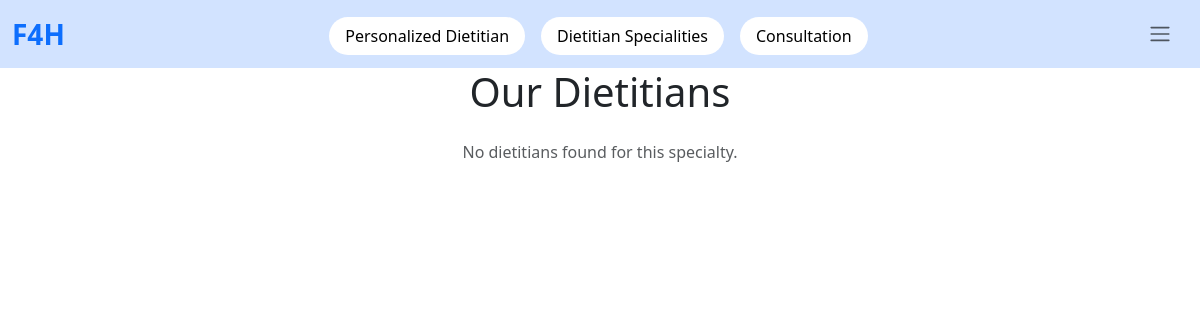
The app's page /user/dietitians/Sports Diatitian/ (signed in), older data.
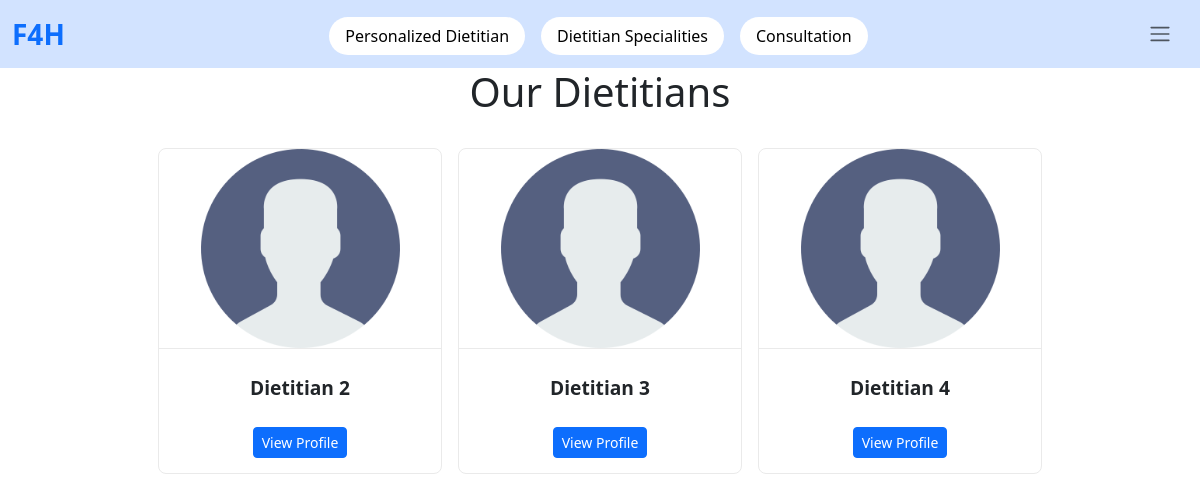
The same page, newer data.
### users_account/models.py (models this page shows, shortened)
class Accounts(AbstractUser):
    email = models.EmailField(unique=True)
    username = models.CharField(max_length=55, unique=True)
    role = models.CharField(choices=ROLE_CHOICE, default='user', max_length=100)
    @property
    def is_profile_complete(self):
        if self.role == 'user' and hasattr(self, 'user_profile'):
            return self.user_profile.is_profile_complete()
        elif self.role == 'dietitian' and hasattr(self, 'dietitian_profile'):
            return self.dietitian_profile.is_profile_complete()
        return False  # If no matching role or profile exists

class Dietitian_Profile(models.Model):
    user = models.OneToOneField(Accounts, on_delete=models.CASCADE)
    full_name = models.CharField(max_length=100, null=False, blank=False)
    photo = models.ImageField(upload_to='dietitian_photos', default='assets/profile.png')
    qualifications = models.TextField(null=False, blank=False)
    experience_years = models.PositiveIntegerField(null=True, blank=True)
    specialties = models.ManyToManyField(Specialties)
    certificate = models.FileField(upload_to="dietitian_certificates",null=True, blank=True)
    bio = models.TextField(null=True, blank=True)
    available = models.BooleanField(default=True)
    verified = models.BooleanField(default=False)

### public_user/views.py (the view)
# urls.py: path('dietitians/<str:speciality>/', Dietitians, name="dietitians"),
def Dietitians(req, speciality):
    dietitians = Accounts.objects.filter(role='dietitian', dietitian_profile__specialties__name__icontains=speciality).exclude(dietitian_profile__verified=False)
    return render(req, "dietitian_list.html", {'dietitians': dietitians})

### public_user/templates/dietitian_list.html (shortened to what this page needs)
{% extends "base.html" %}
{% block content %}
    <h1 class="text-center mb-4">Our Dietitians</h1>
    <div class="row d-flex justify-content-center m-0">
        {% for dietitian in dietitians %}
        <div class="col-12 col-md-4 col-lg-3 p-2">
            <div class="dietitian-card">
                <img src="{{ dietitian.dietitian_profile.photo.url }}" class="dietitian-photo" alt="Dietitian Photo">
                <div class="dietitian-info text-center">
                    <p class="dietitian-name">{{ dietitian.dietitian_profile.full_name }}</p>
                    <a href="{% url 'dietitian_details' dietitian.id %}" class="btn btn-primary btn-sm mt-2">View Profile</a>
                </div>
            </div>
        </div>
        {% empty %}
        <div class="col-12">
            <p class="text-center text-muted">No dietitians found for this specialty.</p>
        </div>
        {% endfor %}
    </div>
{% endblock content %}

### templates/base.html (shortened to what this page needs)
<html lang="en">
  <head>
    <link
      href="https://cdn.jsdelivr.net/npm/bootstrap@5.3.2/dist/css/bootstrap.min.css"
      rel="stylesheet"
    />
    <link
      rel="stylesheet"
      href="https://cdnjs.cloudflare.com/ajax/libs/font-awesome/6.6.0/css/all.min.css"
    />
  </head>
  <body>
    <nav class="navbar navbar-expand-lg navbar-light" style="background-color: rgb(210, 227, 255);">
      <div class="container-fluid">
        <a class="navbar-brand fw-bold text-primary fs-3" href="{% url "home" %}">F4H</a>
        <div class="collapse navbar-collapse" id="navbarContent">
          <ul class="navbar-nav mx-auto my-2 mb-lg-0">
            <li class="nav-item me-3 mb-1">
              <a class="dropdown-btn px-3 py-2" href="{% url "personalized_dietition" %}">Personalized Dietitian</a>
            </li>
            <li class="nav-item me-3 mb-1">
              <a class="dropdown-btn px-3 py-2" href="{% url "dietitian_specialities" %}">Dietitian Specialities</a>
            </li>
            <li class="nav-item me-3 mb-1">
              <a class="dropdown-btn px-3 py-2" href="{% url "consultation_list" %}">Consultation</a>
            </li>
          </ul>
          <div class="d-flex align-items-center">
            <div class="dropstart open mx-3">
              <span
                class="navbar-toggler-icon"
                id="triggerId"
                data-bs-toggle="dropdown"
                aria-haspopup="true"
                aria-expanded="false"
              >
              </span>
            </div>
          </div>
        </div>
      </div>
    </nav>
    <main class="">{% block content %}{% endblock content %}</main>
  </body>
</html>

### public_user/templates/dietitian_list.html (style rules this page uses)
.dietitian-card { height: 100%; border: 1px solid #eaeaea; border-radius: 8px; overflow: hidden; transition: transform 0.2s, box-shadow 0.2s; }
.dietitian-photo { height: 200px; width: 100%; object-fit: contain; border-bottom: 1px solid #eaeaea; }
.dietitian-info { padding: 15px; }
.dietitian-name { font-size: 1.2rem; font-weight: bold; text-align: center; margin: 10px 0 0; }

### templates/base.html (style rules this page uses)
.dropdown-btn { border: none; background-color: white; color: black; border-radius: 25px; text-decoration: none; transition: all ease 0.35s; }

Row changes from the older to the newer data that the page shows:
added Accounts: dietitian_profile.photo (placeholder picture), dietitian_profile.full_name "Dietitian 2"
added Accounts: dietitian_profile.photo (placeholder picture), dietitian_profile.full_name "Dietitian 3"
added Accounts: dietitian_profile.photo (placeholder picture), dietitian_profile.full_name "Dietitian 4"
Text that changed along with them:
text no longer shown: "No dietitians found for this specialty."
